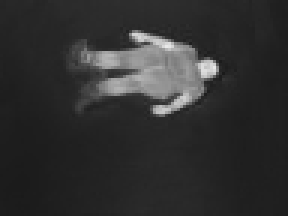
#> input picture cc_mat/dataset/laura1.jpg, 96 x 72 px (shown 3 times larger); its folder holds only this picture in this run
$ python -i TestingWithCamera.py   (imports and definitions only)
#> lines starting #> are read from the running program, lines starting #| are printed output that depends on the picture; after the words box and inside, x2 and y2 are one past the last pixel; in counts of white or black regions, pixels touching at a corner belong together
#> further down, picture is the input picture: shape (72, 96, 3); min 26, max 233, mean 47.9
import cv2
import os
import math
import numpy as np
import cvb

from BLOB import BLOB
from BLOB import getBlobs

# [1 line that did not run here, left out]
# [1 line not run here, left out]
# [1 line that did not run here, left out]
# [1 line not run here, left out]


#Function for segmenting the image. Following simlifyed method by Jonatan in watershed
def segment(image):

    image = cv2.medianBlur(image, 11)
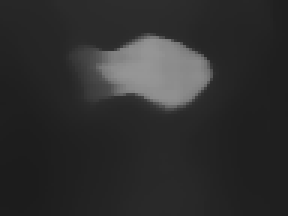
#> image: shape (72, 96, 3) (shown 3 times larger); min 28, max 150, mean 46.1

    #Exponential mapping
    k = 1.05

    c = 255 / (math.pow(k, np.max(image)) - 1)
#> c = 0.169

    thresh = c * (np.power(k, image) - 1)
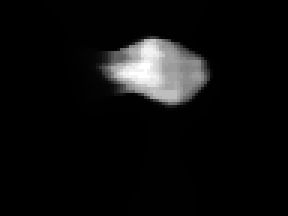
#> thresh: shape (72, 96, 3) float64 (shown 3 times larger); min 0.494, max 255, mean 14.2

    _, thresh = cv2.threshold(thresh.astype(np.uint8), 1, 256, cv2.THRESH_BINARY)
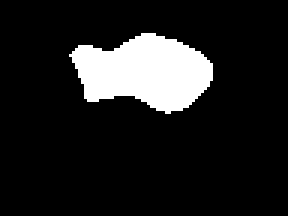
#> thresh: shape (72, 96, 3) (shown 3 times larger); 12.5% white; 1 white region, box (x1, y1, x2, y2) and area: (23, 11, 71, 38) 862

    return cv2.morphologyEx(thresh, cv2.MORPH_CLOSE, np.ones((3, 3),np.uint8), iterations=2)
#> returned value: shape (72, 96, 3); 12.5% white; 1 white region, box (x1, y1, x2, y2) and area: (23, 11, 71, 38) 866

def withinRange(var, low, high):
    if(var < high and var > low):
        return True
    else:
        return False

def getDistance(vec1, vec2):
    if(len(vec1) != len(vec2)):
        print("Vector sizes do not match")
        return -1

    sum = 0

    for x in range(len(vec1)):
        sum += math.pow(vec2[x] - vec1[x], 2)

    return math.sqrt(sum)

def labelBlobs(image):
    seg = segment(image)

    #Getting connectedComponents from image
#> (the run stopped early here; a loop or call above may not have finished)

$ run again, on cc_mat/dataset/laura4.jpg
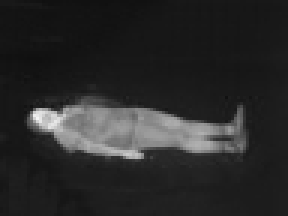
#> input picture cc_mat/dataset/laura4.jpg, 96 x 72 px (shown 3 times larger)
#> picture is the input picture: shape (72, 96, 3); min 16, max 245, mean 41.5
#> in segment, `image = cv2.medianBlur(image, 11)`:
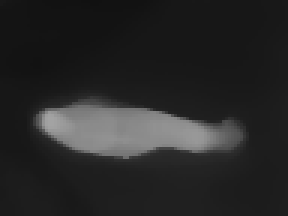
#> image: shape (72, 96, 3) (shown 3 times larger); min 17, max 163, mean 39.5
#> c = 0.0897
#> in segment, `_, thresh = cv2.threshold(thresh.astype(np.uint8), 1, 256, cv2.THRESH_..`:
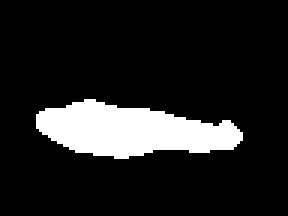
#> thresh: shape (72, 96, 3) (shown 3 times larger); 12.8% white; 1 white region, box (x1, y1, x2, y2) and area: (12, 33, 81, 53) 886
